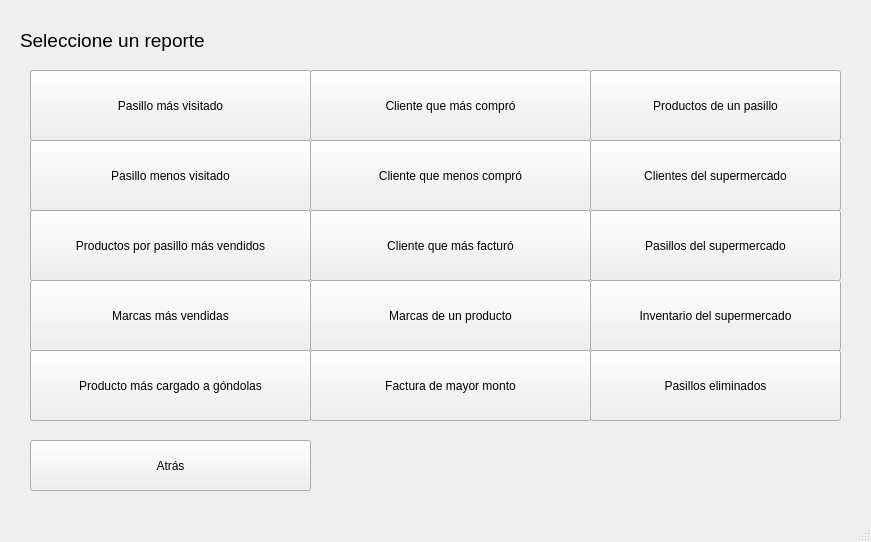
<?xml version="1.0" encoding="UTF-8"?>
<ui version="4.0">
 <class>Report</class>
 <widget class="QMainWindow" name="Report">
  <property name="geometry">
   <rect>
    <x>0</x>
    <y>0</y>
    <width>871</width>
    <height>542</height>
   </rect>
  </property>
  <property name="windowTitle">
   <string>MainWindow</string>
  </property>
  <widget class="QWidget" name="centralwidget">
   <widget class="QLabel" name="label">
    <property name="geometry">
     <rect>
      <x>20</x>
      <y>20</y>
      <width>321</width>
      <height>41</height>
     </rect>
    </property>
    <property name="font">
     <font>
      <pointsize>14</pointsize>
     </font>
    </property>
    <property name="text">
     <string>Seleccione un reporte</string>
    </property>
   </widget>
   <widget class="QPushButton" name="pushButton_11">
    <property name="geometry">
     <rect>
      <x>30</x>
      <y>140</y>
      <width>281</width>
      <height>71</height>
     </rect>
    </property>
    <property name="text">
     <string>Pasillo menos visitado</string>
    </property>
   </widget>
   <widget class="QPushButton" name="pushButton_12">
    <property name="geometry">
     <rect>
      <x>590</x>
      <y>140</y>
      <width>251</width>
      <height>71</height>
     </rect>
    </property>
    <property name="text">
     <string>Clientes del supermercado</string>
    </property>
   </widget>
   <widget class="QPushButton" name="pushButton_13">
    <property name="geometry">
     <rect>
      <x>310</x>
      <y>140</y>
      <width>281</width>
      <height>71</height>
     </rect>
    </property>
    <property name="text">
     <string>Cliente que menos compró</string>
    </property>
   </widget>
   <widget class="QPushButton" name="pushButton_14">
    <property name="geometry">
     <rect>
      <x>30</x>
      <y>70</y>
      <width>281</width>
      <height>71</height>
     </rect>
    </property>
    <property name="text">
     <string>Pasillo más visitado</string>
    </property>
   </widget>
   <widget class="QPushButton" name="pushButton_15">
    <property name="geometry">
     <rect>
      <x>310</x>
      <y>70</y>
      <width>281</width>
      <height>71</height>
     </rect>
    </property>
    <property name="text">
     <string>Cliente que más compró</string>
    </property>
   </widget>
   <widget class="QPushButton" name="pushButton_16">
    <property name="geometry">
     <rect>
      <x>590</x>
      <y>70</y>
      <width>251</width>
      <height>71</height>
     </rect>
    </property>
    <property name="text">
     <string>Productos de un pasillo</string>
    </property>
   </widget>
   <widget class="QPushButton" name="pushButton_17">
    <property name="geometry">
     <rect>
      <x>30</x>
      <y>210</y>
      <width>281</width>
      <height>71</height>
     </rect>
    </property>
    <property name="text">
     <string>Productos por pasillo más vendidos</string>
    </property>
   </widget>
   <widget class="QPushButton" name="pushButton_18">
    <property name="geometry">
     <rect>
      <x>310</x>
      <y>210</y>
      <width>281</width>
      <height>71</height>
     </rect>
    </property>
    <property name="text">
     <string>Cliente que más facturó</string>
    </property>
   </widget>
   <widget class="QPushButton" name="pushButton_19">
    <property name="geometry">
     <rect>
      <x>590</x>
      <y>210</y>
      <width>251</width>
      <height>71</height>
     </rect>
    </property>
    <property name="text">
     <string>Pasillos del supermercado</string>
    </property>
   </widget>
   <widget class="QPushButton" name="pushButton_20">
    <property name="geometry">
     <rect>
      <x>30</x>
      <y>280</y>
      <width>281</width>
      <height>71</height>
     </rect>
    </property>
    <property name="text">
     <string>Marcas más vendidas</string>
    </property>
   </widget>
   <widget class="QPushButton" name="pushButton_21">
    <property name="geometry">
     <rect>
      <x>310</x>
      <y>280</y>
      <width>281</width>
      <height>71</height>
     </rect>
    </property>
    <property name="text">
     <string>Marcas de un producto</string>
    </property>
   </widget>
   <widget class="QPushButton" name="pushButton_22">
    <property name="geometry">
     <rect>
      <x>590</x>
      <y>280</y>
      <width>251</width>
      <height>71</height>
     </rect>
    </property>
    <property name="text">
     <string>Inventario del supermercado</string>
    </property>
   </widget>
   <widget class="QPushButton" name="pushButton_23">
    <property name="geometry">
     <rect>
      <x>30</x>
      <y>350</y>
      <width>281</width>
      <height>71</height>
     </rect>
    </property>
    <property name="text">
     <string>Producto más cargado a góndolas</string>
    </property>
   </widget>
   <widget class="QPushButton" name="pushButton_24">
    <property name="geometry">
     <rect>
      <x>310</x>
      <y>350</y>
      <width>281</width>
      <height>71</height>
     </rect>
    </property>
    <property name="text">
     <string>Factura de mayor monto</string>
    </property>
   </widget>
   <widget class="QPushButton" name="pushButton_25">
    <property name="geometry">
     <rect>
      <x>590</x>
      <y>350</y>
      <width>251</width>
      <height>71</height>
     </rect>
    </property>
    <property name="text">
     <string>Pasillos eliminados</string>
    </property>
   </widget>
   <widget class="QPushButton" name="pushButton_26">
    <property name="geometry">
     <rect>
      <x>30</x>
      <y>440</y>
      <width>281</width>
      <height>51</height>
     </rect>
    </property>
    <property name="text">
     <string>Atrás</string>
    </property>
   </widget>
  </widget>
  <widget class="QMenuBar" name="menubar">
   <property name="geometry">
    <rect>
     <x>0</x>
     <y>0</y>
     <width>871</width>
     <height>17</height>
    </rect>
   </property>
  </widget>
  <widget class="QStatusBar" name="statusbar"/>
 </widget>
 <resources/>
 <connections/>
</ui>
